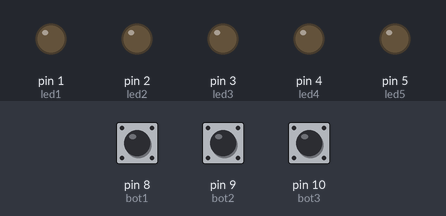
Recording of a sketch running on a simulated Arduino Uno, built with avr-gcc and run on an emulated ATmega328P. Parts: output pins drawn as LEDs (lit = HIGH). Inputs (shaded band) come from the test bench; at power-on: pin 10 (bot3) LOW, pin 8 (bot1) LOW, pin 9 (bot2) LOW.

Above: at 1.2 s.
1.3 s: pin 10 (bot3) pulled HIGH for 0.15 s
At 2.6 s:
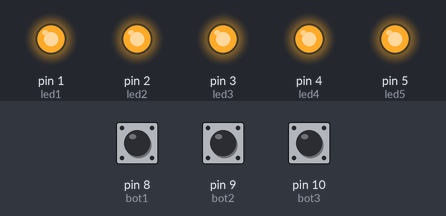
Timing chart, 0 to 4.3 s (numbered marks = the images above; inputs shaded):
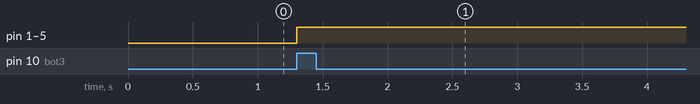

Measured:
- after the input at 1.3 s, pin 1 (led1), pin 2 (led2), pin 3 (led3), pin 4 (led4), pin 5 (led5): LOW → HIGH at once

The sketch:

codigo.ino
```cpp
// C++ code
//
const int led1 = 1;
const int led2 = 2;
const int led3 = 3;
const int led4 = 4;
const int led5 = 5;

const int bot1 = 8;
const int bot2 = 9;
const int bot3 = 10;

void setup()
{
  pinMode(led1, OUTPUT);
  pinMode(led2, OUTPUT);
  pinMode(led3, OUTPUT);
  pinMode(led4, OUTPUT);
  pinMode(led5, OUTPUT);

  pinMode(bot1, INPUT);
  pinMode(bot2, INPUT);
  pinMode(bot3, INPUT);
}
int var;
int var2;
int var3;

void loop()
{
  var = digitalRead(bot1);
  var = digitalRead(bot2);
  var = digitalRead(bot3);

  if(var){
    acendeTudo();
  }
  if(var2){
    acendeTudo();
  }
  if(var3){
    acendeTudo();
  }
}

void acendeTudo(){
  digitalWrite(led1,HIGH);
  digitalWrite(led2,HIGH);
  digitalWrite(led3,HIGH);
  digitalWrite(led4,HIGH);
  digitalWrite(led5,HIGH);
}

void apagaTudo(){
  digitalWrite(led1,LOW);
  digitalWrite(led2,LOW);
  digitalWrite(led3,LOW);
  digitalWrite(led4,LOW);
  digitalWrite(led5,LOW);
}

void acendeImpar(){
  digitalWrite(led1,HIGH);
  digitalWrite(led2,HIGH);
  digitalWrite(led3,HIGH);
  digitalWrite(led4,HIGH);
  digitalWrite(led5,HIGH);
}
```
